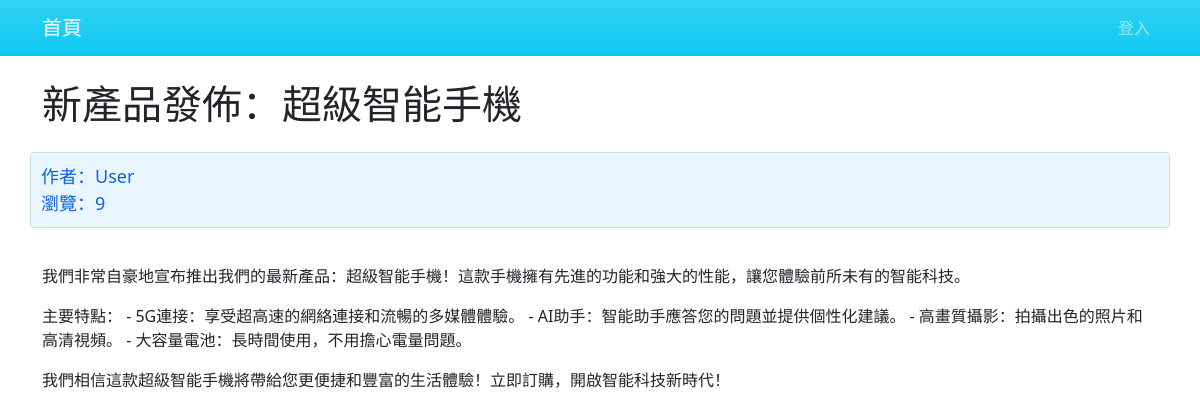
Screenshot of /article/article-detail/25/ with the database file from the repository.
### article/models.py (models this page shows, shortened)
class ArticlePost(models.Model):
    author = models.ForeignKey(User, on_delete=models.CASCADE)
    title = models.CharField(max_length=100)
    body = models.TextField()
    created = models.DateTimeField(default=timezone.now)
    total_views = models.PositiveIntegerField(default=0)
    class Meta:
        ordering = ('-created',)

### article/views.py (the view)
# urls.py: path('article-detail/<int:id>/', views.article_detail, name='article_detail'),
def article_detail(request, id):
    article = ArticlePost.objects.get(id=id)
    article.total_views += 1
    article.save(update_fields=['total_views'])
    article.body = markdown.markdown(article.body, extensions=['markdown.extensions.extra', 'markdown.extensions.codehilite'])
    context = {'article': article}
    return render(request, 'article/detail.html', context)

### templates/article/detail.html (shortened to what this page needs)
{% extends "base.html" %}
{% load %}
{% block content %}
<div class="container">
    <div class="row">
        <h1 class="col-12 mt-4 mb-4">{{ article.title }}</h1>
        <div class="col-12 alert alert-success">
            作者：{{ article.author }}
            <br>
            瀏覽：{{ article.total_views }}
        </div>
        <div class="col-12">
            <p>{{ article.body|safe }}</p>
        </div>
    </div>
</div>
{% endblock content %}

### static/style.css (style rules this page uses)
.alert-success { font-size: large; background-color: #eaf6ff; color: #0c63e4; border-color: #c3e6cb; padding: 10px; margin-bottom: 20px; }

### rows the page displays
ArticlePost: title "新產品發佈：超級智能手機", author "User", total_views "9", body "我們非常自豪地宣布推出我們的最新產品：超級智能手機！這款手機擁有先進的功能和強大的性能，讓您體驗前所未有的智能科技。 主要特點： - 5G連接：享受超高速的網絡連接和流暢的多媒體體驗。 - AI助手：智能助手應答您的問題並提供個性化建議。 - 高畫質攝影：拍攝出色的照片和高清視頻。 - 大容量電池：長時間使用，不用擔心電量問題。 我們相信這款超級智能手機將帶給您更便捷和豐富的生活體驗！立即訂購，開啟智能科技新時代！"
